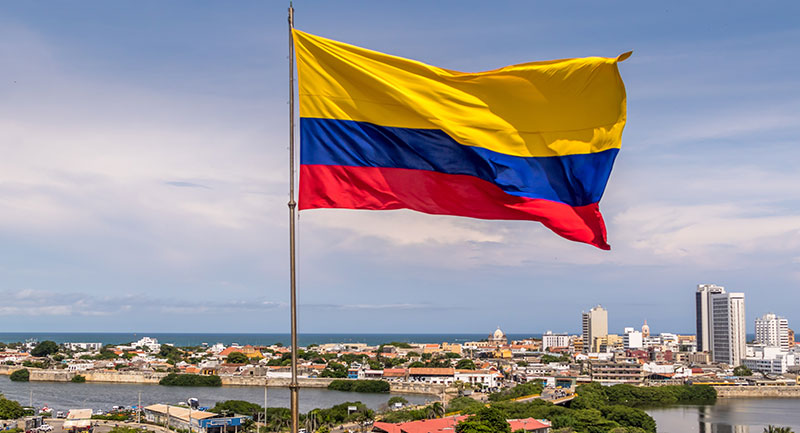
#> input picture Colombia.jpg, 800 x 433 px
$ jupyter execute ProcesamientoDePunto.ipynb
#> lines starting #> are read from the running program, lines starting #| are printed output that depends on the picture
# Operaciones de punto -- Procesamiento de imágenes

[cell 1]
#Librerias
import numpy as np
import skimage
from skimage import io
import matplotlib.pyplot as plt
import cv2 as cv

[cell 2]
#Leer una imagen
Colombia = io.imread('Colombia.jpg')
#> Colombia is the input picture: shape (433, 800, 3); mean R, G, B 156.8, 150.6, 154.4

[cell 3]
#Visualización de la imagen
plt.imshow(Colombia)

[cell 4]
b = np.full((Colombia.shape), 100, dtype=None)
#Si le sumamos a la imagen se ve como se pierden los niveles de gris
a = Colombia + b
plt.imshow(a)
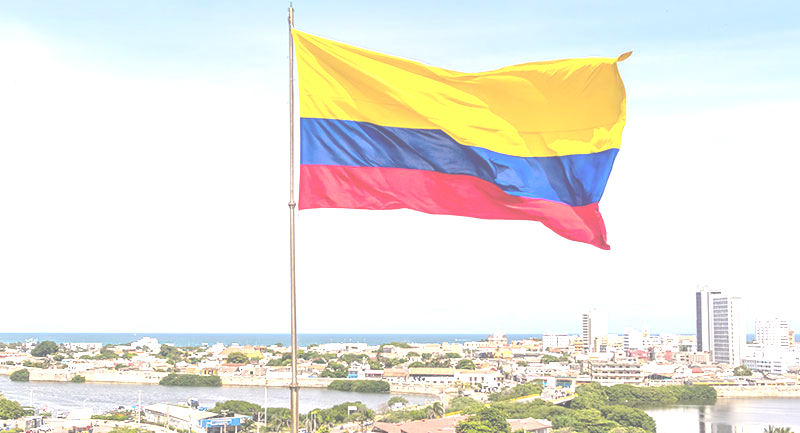
#> shown: shape (433, 800, 3); mean R, G, B 234.7, 232.3, 224.2

[cell 5]
#Si le restamos, se oscurece la imagen
c = Colombia - b
plt.imshow(c)
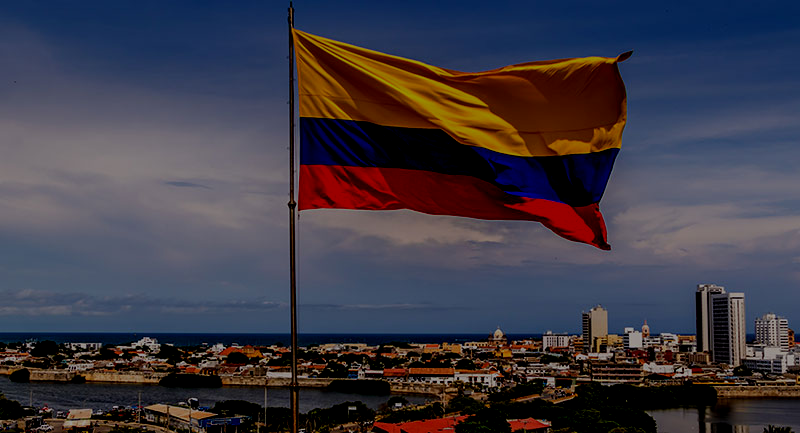
#> shown: shape (433, 800, 3); mean R, G, B 62.9, 58.7, 69.8

[cell 6]
#Los valores se salen del contenedor, es por ellos que recurrimos a operaciones de Normalización
mul = Colombia * 2
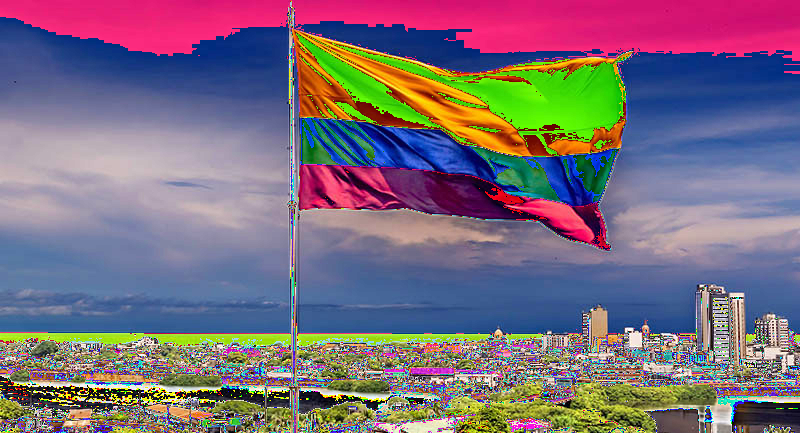
#> mul: shape (433, 800, 3); mean R, G, B 122.9, 108.6, 123.9
plt.imshow(mul)

# Operaciones de punto --- Normalización

[cell 7]
#Cargamos los diferentes planos de la imageny visualizamos el plano rojo, posteriormente elegimos solo ese plano para operar
R_Colombia = Colombia[:,:,2]  #uint8
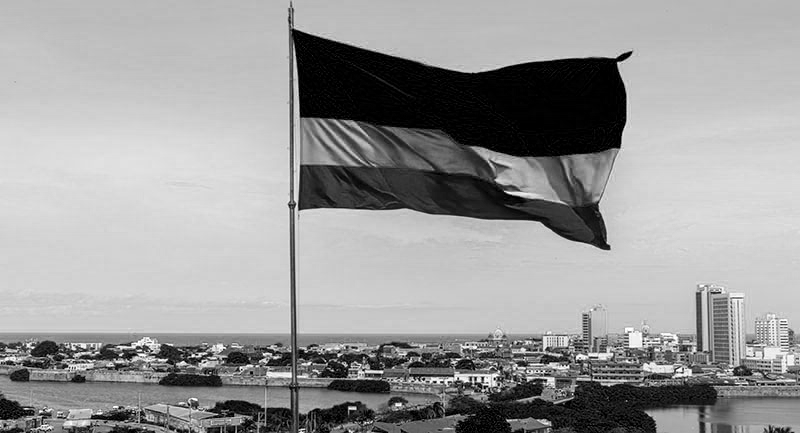
#> R_Colombia: shape (433, 800); min 0, max 255, mean 154.4
G_Colombia = Colombia[:,:,1]  #uint8
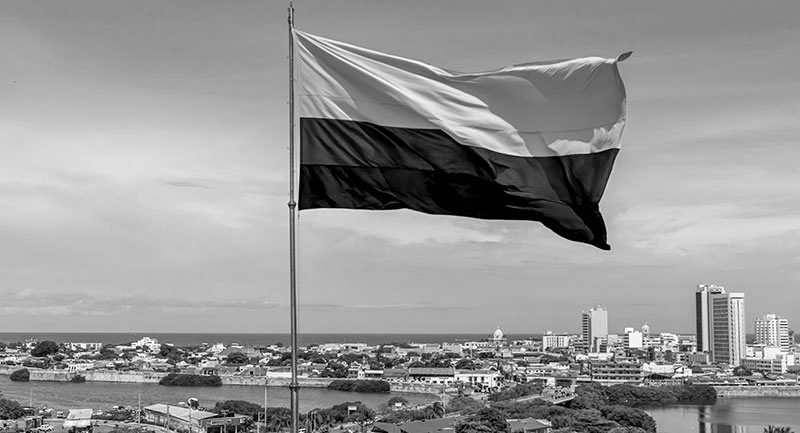
#> G_Colombia: shape (433, 800); min 0, max 255, mean 150.6
B_Colombia = Colombia[:,:,0]  #uint8
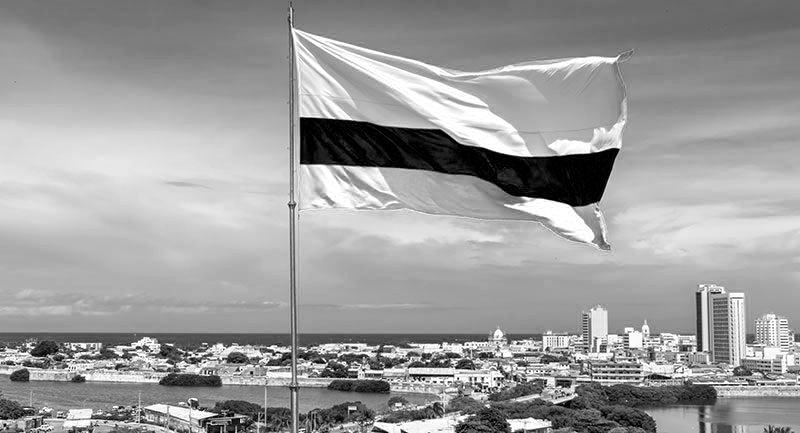
#> B_Colombia: shape (433, 800); min 0, max 255, mean 156.8

plt.imshow(R_Colombia, cmap='gray')

[cell 8]
#pasamos a float32 para normalizar
R_Colombiaf32 = np.array(R_Colombia, dtype='float32')
#imagen normalizada
R_nor = R_Colombiaf32/255
#Con la imagen normalizada es posible realizar operaciones sin que salgan del contenedor, es decir, se puede multiplicar y dividir
#y operar de diferentes maneras de modo que no hayan valores menores, mayores o decimales que no admite uint8

R_nor_mul = R_nor**0.3
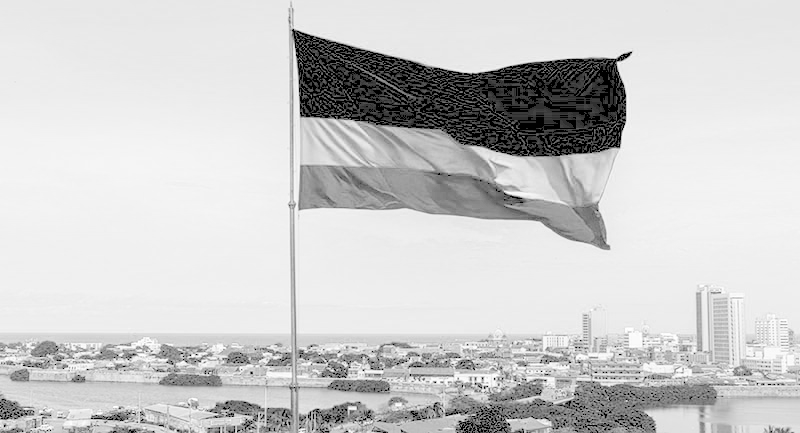
#> R_nor_mul: shape (433, 800) float32; min 0, max 1, mean 0.804
#plt.imshow(R_nor_mul, cmap='gray')

#Denormalización (uint8)
R_uint8 = R_nor_mul *255
R_uint8 = np.array(R_uint8, dtype='uint8')
plt.imshow(R_uint8, cmap='gray')
